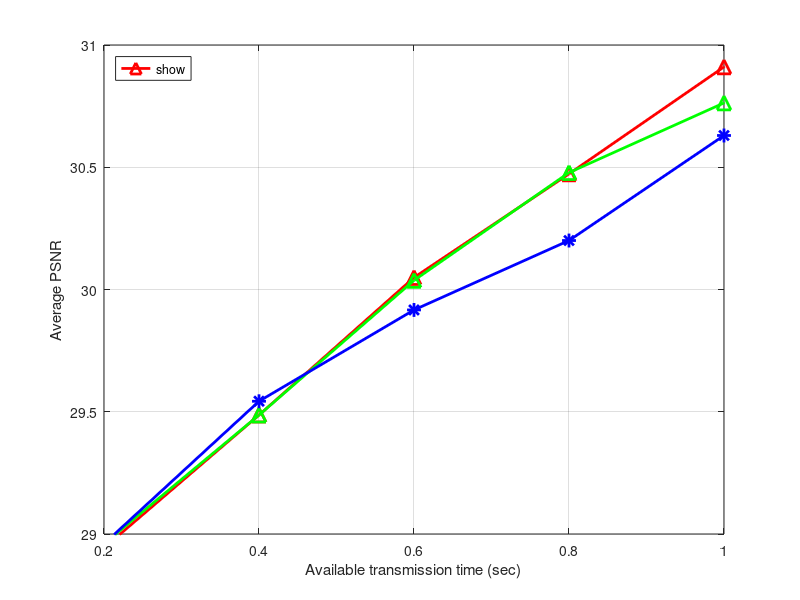
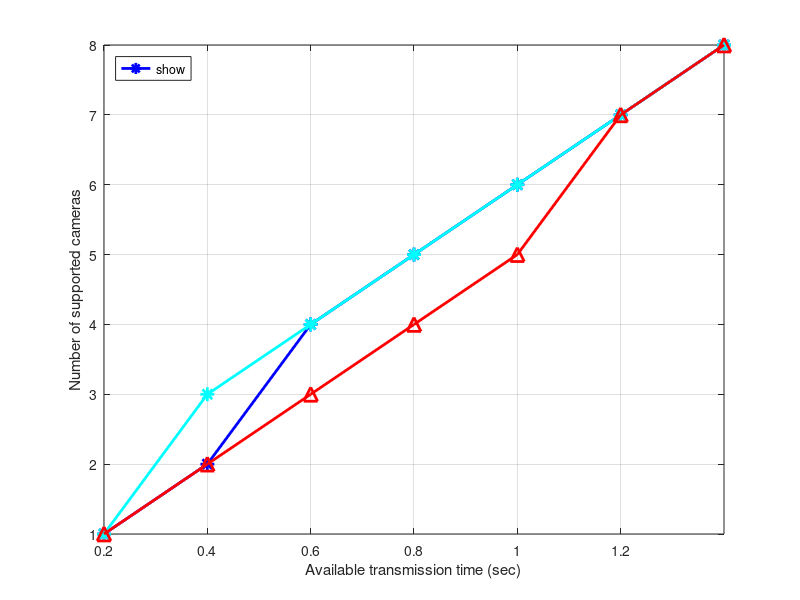

The MATLAB source for these figures, in order:
clc;
clear;

time = [0.2 0.4 0.6 0.8 1.0 1.2 1.4]; % sec
trellis = [28.9598 29.5429 29.9164 30.2003 30.6299 31.3172 31.6835];
greedySNR = [28.9432 29.4944 29.9860 30.4781 30.8502 31.1287 31.4953];
greedySNRNoCorr = [28.5421 28.9907 29.2754 29.5148 30.0543 30.4931 30.9749];
schedulingMetric = [28.9598 29.4865 30.0372 30.4781 30.7630 31.1287 31.4953];
crossEntropy = [28.9432 29.4865 30.0490 30.4728 30.9104 31.3103 31.6953];

trellisSupNum = [1 2 4 5 6 7 8];
greedySNRSupNum = [1 2 3 4 5 7 8];
crossEntropySupNum = [1 3 4 5 6 7 8];

% Plot PSNR
figure(1);
plot(time,crossEntropy,'^-','LineWidth',2,'DisplayName','Cross entropy algorithm','Color','r','MarkerSize',10); hold on;
%plot(time,greedySNR,'^-','LineWidth',2,'DisplayName','Greedy with correlation','Color','r','MarkerSize',10); hold on;
plot(time,schedulingMetric,'^-','LineWidth',2,'DisplayName','Trellis with scheduling metric','Color','g','MarkerSize',10); hold on;
plot(time,trellis,'*-','LineWidth',2,'DisplayName','Trellis based algorithm','Color','b','MarkerSize',10);
%plot(time,greedySNRNoCorr,'^-','LineWidth',2,'DisplayName','Greedy without correlation','Color','g','MarkerSize',10);
legend('show','location','NorthWest');
axis([0.2 1.0 29 31]);
ylabel('Average PSNR');
xlabel('Available transmission time (sec)');
grid on;

% Plot number of supported cameras
figure(2);
plot(time,trellisSupNum,'*-','LineWidth',2,'DisplayName','Trellis based algorithm','Color','b','MarkerSize',10); hold on;
plot(time,crossEntropySupNum,'*-','LineWidth',2,'DisplayName','Cross entropy algorithm','Color','c','MarkerSize',10); hold on;
plot(time,greedySNRSupNum,'^-','LineWidth',2,'DisplayName','Greedy algorithm','Color','r','MarkerSize',10);
legend('show','location','NorthWest');
axis([-inf inf -inf inf]);
ylabel('Number of supported cameras');
xlabel('Available transmission time (sec)');
grid on;